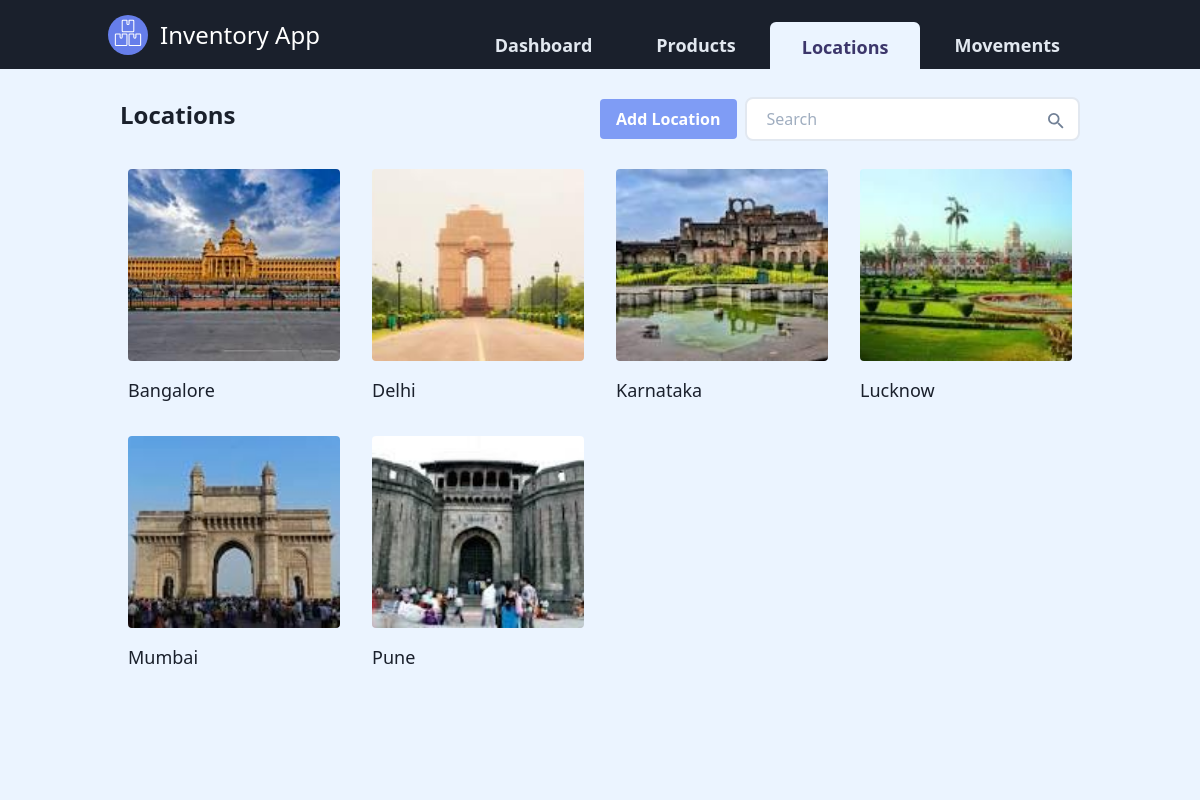
/locations, run on the app's committed database.
### inventory/models.py (models this page shows, shortened)
class Location(db.Model):
    location_id = db.Column(db.Integer, primary_key=True)
    location_name = db.Column(db.String(20), unique=True, nullable=False)
    location_description = db.Column(db.String(200), nullable=False, default='This is a default description for location, please update the location with a brief description')
    location_image_file = db.Column(db.String(20), nullable=False, default='thumbnail-default.jpg')

### inventory/locations/routes.py (the view)
@locations_bp.route('/locations', methods=['GET'])
def locations():
    locations = Location.query.order_by(Location.location_name).all()
    return render_template('locations.html', locations=locations, title='Location', label='Add Location')

### inventory/templates/locations.html
{% extends "layout.html" %}
{% block content %}
    <section class="text-gray-700 body-font">
        <div class="container px-6 py-4 mx-auto flex flex-wrap -m-4">
            {% if not locations%}
                <div class="p-3 px-6 sm:px-2 w-full">
                    <h2>No items found!! Please add location by clicking on Add Product button.</h2>
                </div>
            {% else %}
                {% for location in locations %}
                    <div class="lg:w-1/4 md:w-1/2 p-4 w-full">
                        <a href="{{ url_for('locations_bp.location', location_id=location.location_id) }}">
                            <div class="block relative h-48 rounded overflow-hidden">
                                <img alt="ecommerce" class="object-cover object-center w-full h-full block" src="{{ url_for('static', filename='img/' + location.location_image_file) }}">
                            </div>
                            <div class="mt-4">
                                <h2 class="text-gray-900 title-font text-lg font-medium">{{ location.location_name }}</h2>
                            </div>
                        </a>
                    </div>
                {% endfor %}
            {% endif %}
        </div>
    </section>
{% endblock content %}

### inventory/static/styles.css (style rules this page uses)
html { line-height: 1.15; -webkit-text-size-adjust: 100%; }
body { margin: 0; }
a { background-color: transparent; }
img { border-style: none; }
blockquote, dl, dd, h1, h2, h3, h4, h5, h6, hr, figure, p, pre { margin: 0; }
html { font-family: system-ui, -apple-system, BlinkMacSystemFont, "Segoe UI", Roboto, "Helvetica Neue", Arial, "Noto Sans", sans-serif, "Apple Color Emoji", "Segoe UI Emoji", "Segoe UI Symbol", "Noto Color Emoji"; line-height: 1.5; }
img { border-style: solid; }
h1, h2, h3, h4, h5, h6 { font-size: inherit; font-weight: inherit; }
a { color: inherit; text-decoration: inherit; }
img, svg, video, canvas, audio, iframe, embed, object { display: block; vertical-align: middle; }
img, video { max-width: 100%; height: auto; }
.container { width: 100%; }
@media (min-width: 450px) { .container { max-width: 450px; } }
@media (min-width: 640px) { .container { max-width: 640px; } }
@media (min-width: 768px) { .container { max-width: 768px; } }
@media (min-width: 1024px) { .container { max-width: 1024px; } }
.bg-indigo-100 { --bg-opacity: 1; background-color: #ebf4ff; background-color: rgba(235, 244, 255, var(--bg-opacity)); }
.rounded { border-radius: 0.25rem; }
.block { display: block; }
.flex { display: flex; }
.flex-col { flex-direction: column; }
.flex-wrap { flex-wrap: wrap; }
.font-medium { font-weight: 500; }
.h-48 { height: 12rem; }
.h-full { height: 100%; }
.h-screen { height: 100vh; }
.text-lg { font-size: 1.125rem; }
.-m-4 { margin: -1rem; }
.mx-auto { margin-left: auto; margin-right: auto; }
.mt-4 { margin-top: 1rem; }
.object-cover { -o-object-fit: cover; object-fit: cover; }
.object-center { -o-object-position: center; object-position: center; }
.overflow-hidden { overflow: hidden; }
.p-4 { padding: 1rem; }
.py-4 { padding-top: 1rem; padding-bottom: 1rem; }
.px-6 { padding-left: 1.5rem; padding-right: 1.5rem; }
.relative { position: relative; }
.text-gray-700 { --text-opacity: 1; color: #4a5568; color: rgba(74, 85, 104, var(--text-opacity)); }
.text-gray-900 { --text-opacity: 1; color: #1a202c; color: rgba(26, 32, 44, var(--text-opacity)); }
.w-full { width: 100%; }
@media (min-width: 768px) { .md\:w-1\/2 { width: 50%; } }
@media (min-width: 1024px) { .lg\:w-1\/4 { width: 25%; } }

### data on the page
Location: location_image_file (picture), location_name "Bangalore"
Location: location_image_file (picture), location_name "Delhi"
Location: location_image_file (picture), location_name "Karnataka"
Location: location_image_file (picture), location_name "Lucknow"
Location: location_image_file (picture), location_name "Mumbai"
Location: location_image_file (picture), location_name "Pune"

### other printed values
{{ title }} "Location"
{{ label }} "Add Location"
